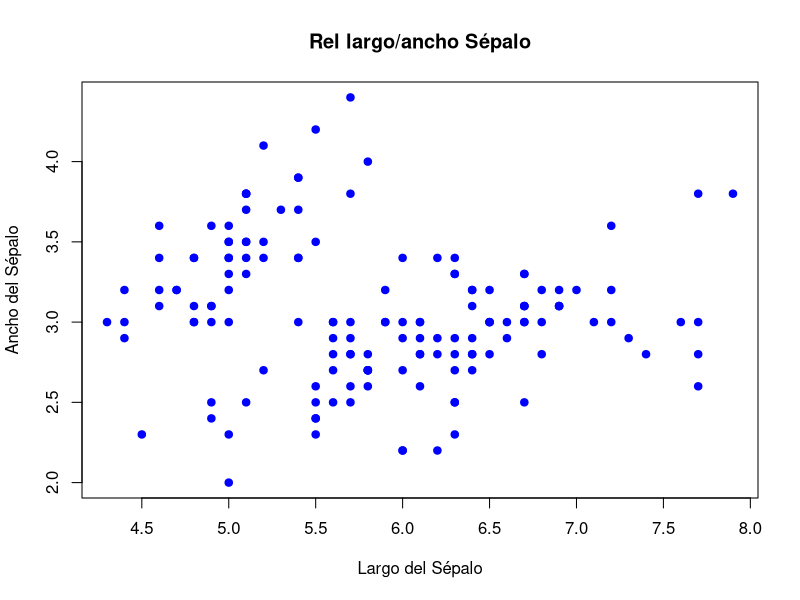
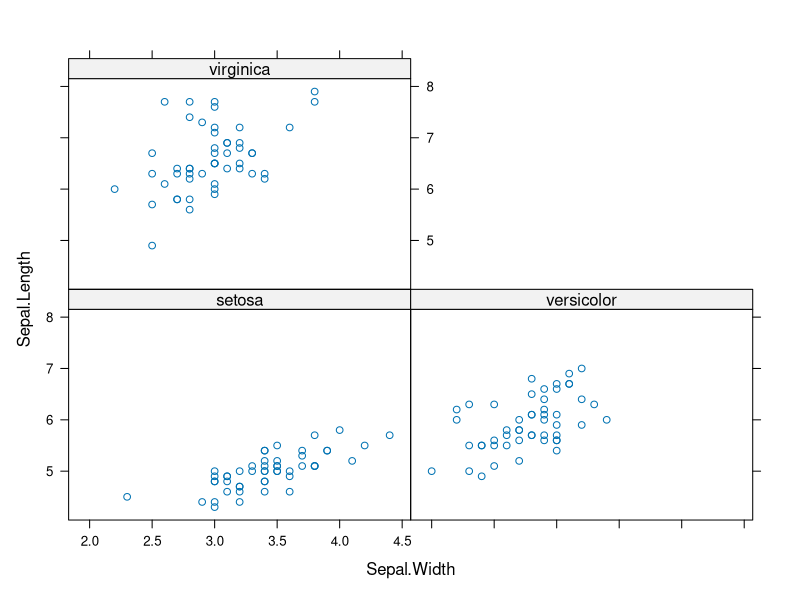
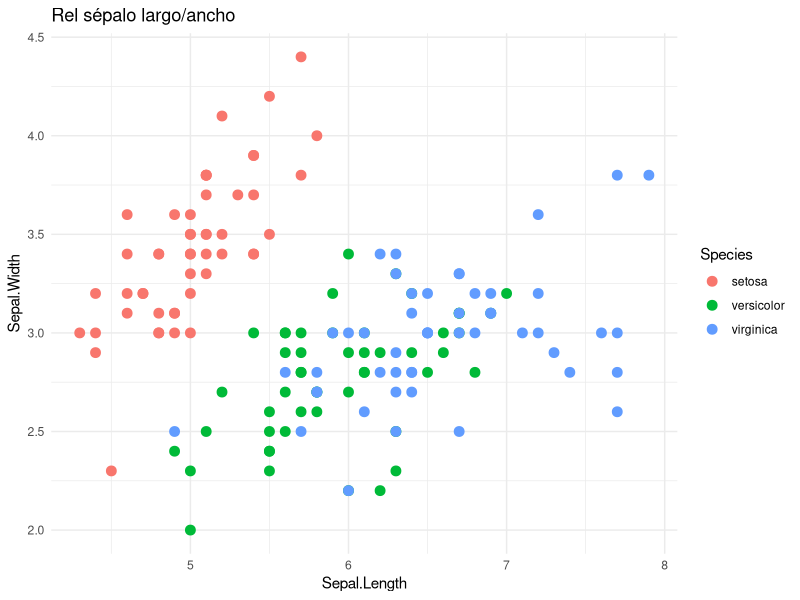
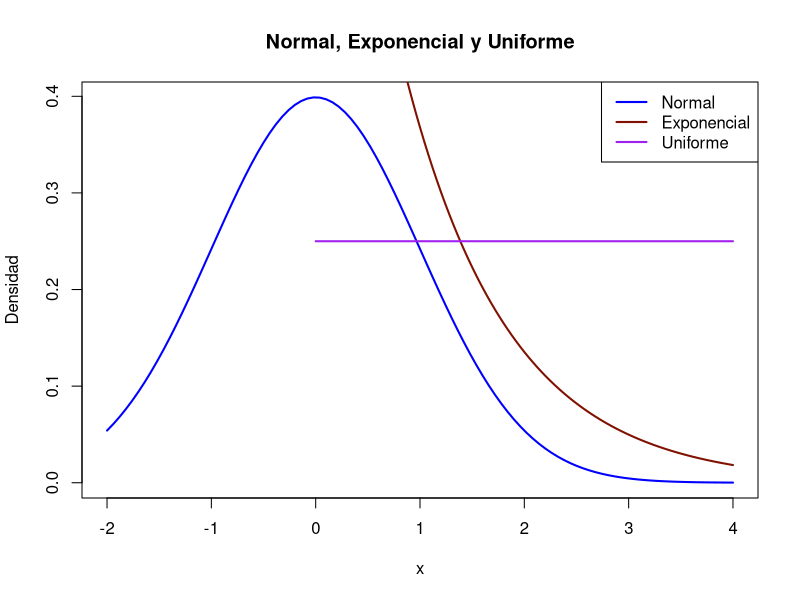
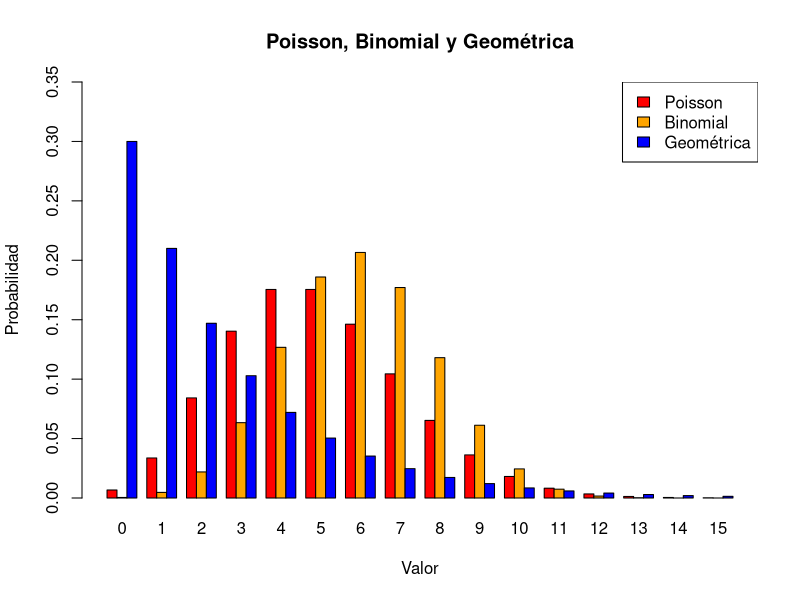

Write the R code that produced these figures, in order.
## ---- chunk 1
plot(
  iris$Sepal.Length, iris$Sepal.Width,
  main = "Rel largo/ancho Sépalo",
  xlab = "Largo del Sépalo",
  ylab = "Ancho del Sépalo",
  col = "blue", pch = 19
)
## ---- chunk 2
library(lattice)
xyplot(
  Sepal.Length ~ Sepal.Width | Species,
  data = iris
)
## ---- chunk 3
library(ggplot2)

ggplot(
  iris,
  aes(
    x = Sepal.Length, y = Sepal.Width,
    color = Species
  )
) +
geom_point(size = 3) +
labs(title = "Rel sépalo largo/ancho") +
theme_minimal()
## ---- chunk 4
curve(
  dnorm(x, mean=0, sd=1),
  from=-2,
  to=4,
  col="blue",
  lwd=2,
  ylab="Densidad",
  main="Normal, Exponencial y Uniforme"
)
curve(
  dexp(x, rate=1),
  from=0,
  to=4,
  col="#801100",
  lwd=2,
  add=TRUE
)
curve(
  dunif(x, min=0, max=4),
  from=0,
  to=4,
  col="purple",
  lwd=2,
  add=TRUE
)
legend(
  "topright",
  legend= c(
    "Normal", "Exponencial", "Uniforme"
  ),
  col=c("blue", "#801100", "purple"),
  lwd=2
)
## ---- chunk 5
# Valores
x_pois <- 0:15
x_binom <- 0:15
x_geom <- 0:15

# Poison
pois_vals <- dpois(x_pois, lambda=5)
# Binomials
binom_vals <- dbinom(x_binom, size=15, prob=0.4)
# Geometrica
geom_vals <- dgeom( x_geom, prob=0.3)

# Para barras juntas, creamos matriz
vals_matrix <- rbind(
  pois_vals, binom_vals, geom_vals
)

# Ajustamos espacio para las barras
barplot(
  vals_matrix,
  beside=TRUE,
  col=c("red", "orange", "blue"),
  names.arg=0:15,
  ylim=c(0, 0.35),
  main="Poisson, Binomial y Geométrica",
  ylab="Probabilidad", xlab="Valor"
)

legend(
  "topright",
  legend=c(
    "Poisson", "Binomial", "Geométrica"
  ),
  fill=c("red", "orange", "blue")
)
